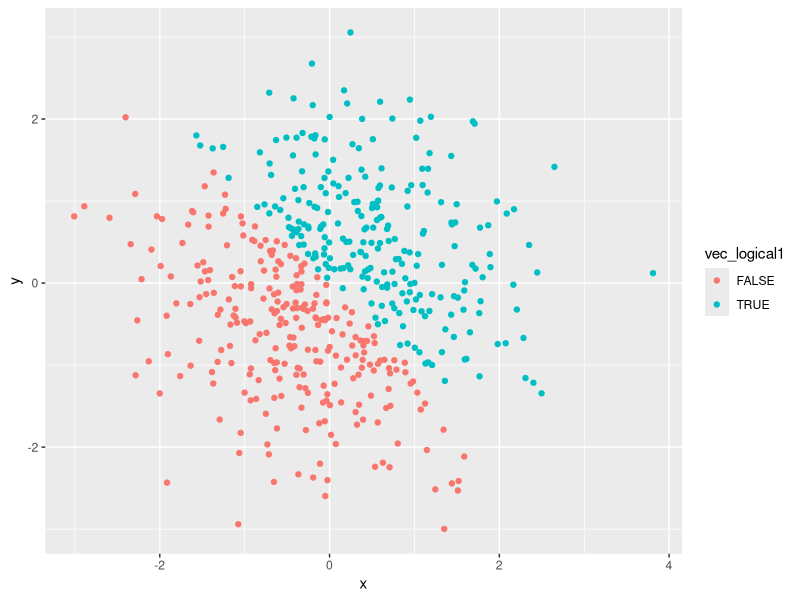
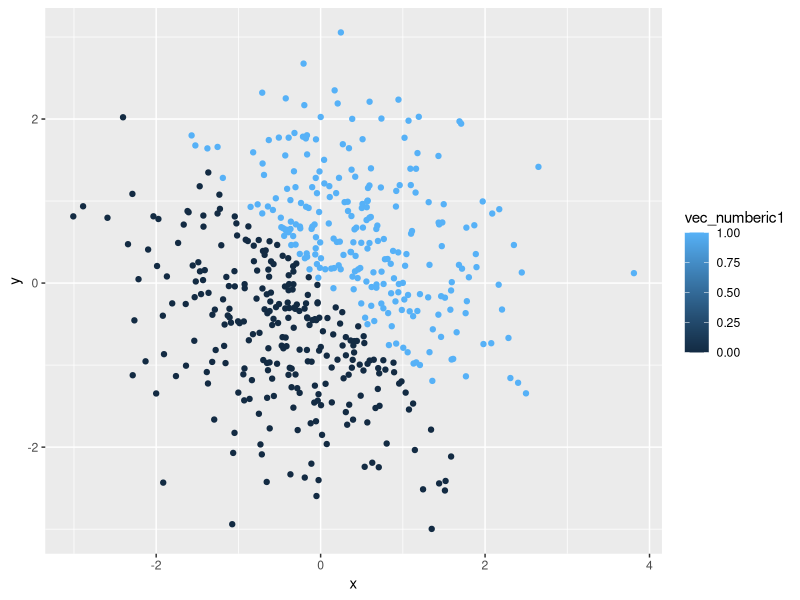
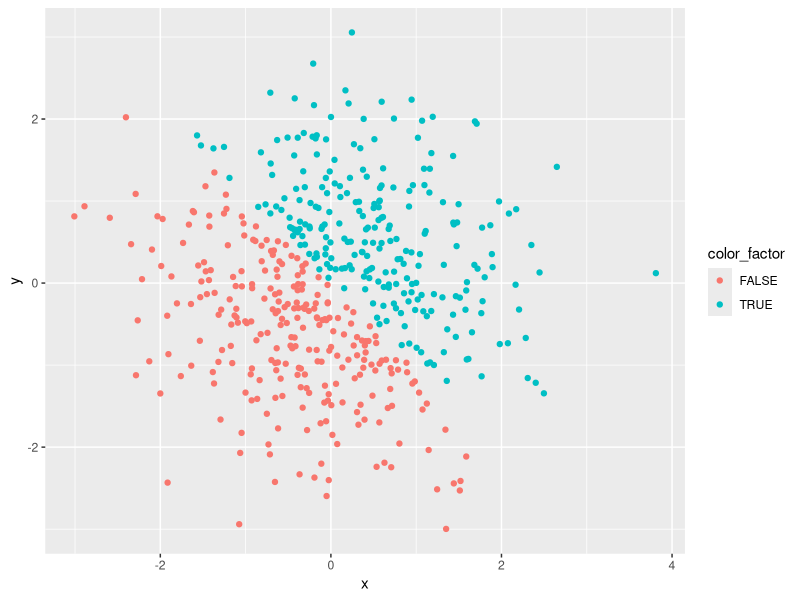
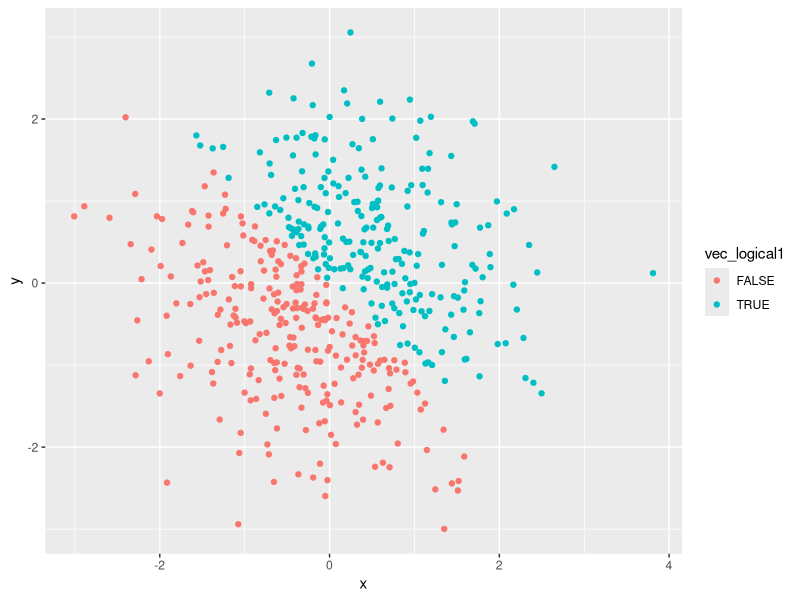

Recreate these plots in R, in order.
## ---- chunk 1
knitr::opts_chunk$set(echo = TRUE)
## ---- chunk 2
library(tidyverse)

#create a data frame
basic_df = tibble(
  random_sample = rnorm(8),
  vec_logical = random_sample > 0,
  vec_char = c("This", "is", "H", "W", "1", "done", "by", "QiLu"),
  vec_factor = factor(c("I", "I", "I", "II", "II", "II", "III", "III") )
  
)

pull(basic_df, random_sample)
pull(basic_df, vec_logical)
pull(basic_df, vec_factor)

mean(as.numeric(pull(basic_df,vec_logical)))
mean(as.numeric(pull(basic_df,vec_char)))
mean(as.numeric(pull(basic_df,vec_factor)))
## ---- chunk 3
# convert logical vector to numberic
x = as.numeric(pull(basic_df, vec_factor))
y = x * as.numeric(pull(basic_df, random_sample))

x
y

# convert logical vertor to factor
x1 = as.factor(pull(basic_df, vec_factor))
y1 = x * as.factor(pull(basic_df, random_sample))

x1
y1

# convert logical vertor to factor to numberic
x2 = as.numeric(as.factor(pull(basic_df, vec_factor)))
y2 = x2 * as.numeric(pull(basic_df, random_sample))

x2
y2


## ---- chunk 4

set.seed(1)

plot_df = tibble(
  x = rnorm(500),
  y = rnorm(500),
  vec_logical1 = (x + y)> 0,
  vec_numberic1 = c(as.numeric(vec_logical1)),
  vec_factor1 = c(as.factor(vec_numberic1))
)

# color points using logical variables
p1 <- ggplot(plot_df, aes (x = x, y = y, color = vec_logical1)) + geom_point()
p1

# color points using numberic variables
ggplot(plot_df, aes (x = x, y = y, color = vec_numberic1)) + geom_point()

# color points using factor variables
color_factor = as.logical(as.character(pull(plot_df, vec_logical1)))
ggplot(plot_df, aes (x = x, y = y, colour = color_factor)) + geom_point()



# export scatterplot by ggsave
ggsave(filename = "hw1_problem2_plot", plot = p1,
    device = "pdf", path = NULL,
    scale = 1)
